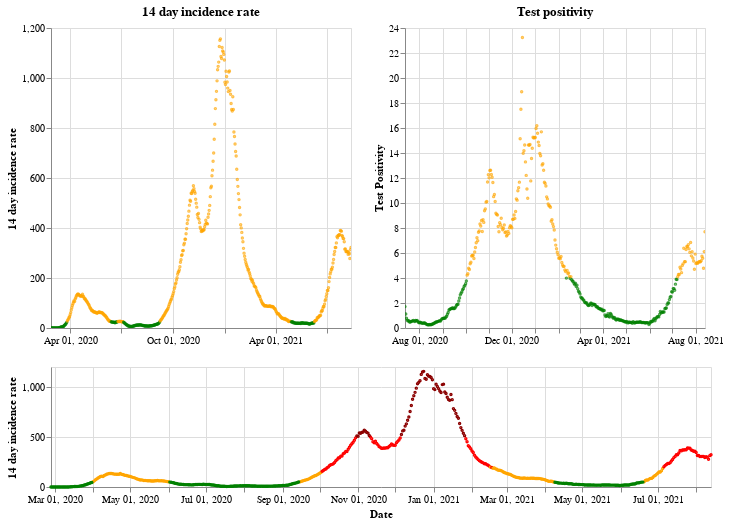

Here is the notebook cell this chart was saved with:
### Markdown cell above
## Wales

### Code cell
plot_traffic_light('Wales')

### Figure 1 — Vega-Lite specification as saved in the notebook (floating-point values rounded to 4 significant figures; data arrays with more than 128 entries replaced by an {"elided": "..."} marker saying what was removed)
{"config": {"view": {"continuousWidth": 400, "continuousHeight": 300}}, "vconcat": [{"hconcat": [{"mark": {"type": "point", "size": 2}, "encoding": {"color": {"condition": {"value": "green", "test": "(datum.twoWeeklyCasesRate <= 25)"}, "value": "orange"}, "tooltip": [{"type": "nominal", "field": "areaName"}, {"type": "temporal", "field": "date"}, {"type": "quantitative", "field": "twoWeeklyCasesRate"}, {"type": "quantitative", "field": "testPositivity"}], "x": {"type": "temporal", "axis": {"title": ""}, "field": "date", "scale": {"domain": {"selection": "DateBrush"}}, "timeUnit": "yearmonthdate"}, "y": {"type": "quantitative", "axis": {"title": "14 day incidence rate"}, "field": "twoWeeklyCasesRate"}}, "title": "14 day incidence rate", "width": 300}, {"mark": {"type": "point", "size": 2}, "encoding": {"color": {"condition": {"value": "green", "test": "(datum.testPositivity <= 4)"}, "value": "orange"}, "tooltip": [{"type": "nominal", "field": "areaName"}, {"type": "temporal", "field": "date"}, {"type": "quantitative", "field": "twoWeeklyCasesRate"}, {"type": "quantitative", "field": "testPositivity"}], "x": {"type": "temporal", "axis": {"title": ""}, "field": "date", "scale": {"domain": {"selection": "DateBrush"}}, "timeUnit": "yearmonthdate"}, "y": {"type": "quantitative", "axis": {"title": "Test Positivity"}, "field": "testPositivity"}}, "title": "Test positivity", "width": 300}]}, {"layer": [{"mark": {"type": "point", "size": 2}, "encoding": {"color": {"condition": {"value": "orange", "test": "(((datum.testPositivity < 4) && (datum.twoWeeklyCasesRate >= 50)) && (datum.twoWeeklyCasesRate < 200))"}, "value": "red"}, "opacity": {"condition": {"value": 1, "test": "((datum.twoWeeklyCasesRate >= 50) && (datum.twoWeeklyCasesRate < 500))"}, "value": 0}, "tooltip": [{"type": "nominal", "field": "areaName"}, {"type": "temporal", "field": "date"}, {"type": "quantitative", "field": "twoWeeklyCasesRate"}, {"type": "quantitative", "field": "testPositivity"}], "x": {"type": "temporal", "axis": {"title": "Date"}, "field": "date", "timeUnit": "yearmonthdate"}, "y": {"type": "quantitative", "axis": {"title": "14 day incidence rate"}, "field": "twoWeeklyCasesRate"}}, "selection": {"DateBrush": {"type": "interval", "encodings": ["x"], "fields": ["Time"]}}}, {"mark": {"type": "point", "size": 2}, "encoding": {"color": {"value": "darkred"}, "opacity": {"condition": {"value": 1, "test": "(datum.twoWeeklyCasesRate >= 500)"}, "value": 0}, "tooltip": [{"type": "nominal", "field": "areaName"}, {"type": "temporal", "field": "date"}, {"type": "quantitative", "field": "twoWeeklyCasesRate"}, {"type": "quantitative", "field": "testPositivity"}], "x": {"type": "temporal", "axis": {"title": "Date"}, "field": "date", "timeUnit": "yearmonthdate"}, "y": {"type": "quantitative", "axis": {"title": "14 day incidence rate"}, "field": "twoWeeklyCasesRate"}}}, {"mark": {"type": "point", "size": 2}, "encoding": {"color": {"condition": {"value": "green", "test": "((datum.testPositivity < 4) && (datum.twoWeeklyCasesRate < 50))"}, "value": "orange"}, "opacity": {"condition": {"value": 1, "test": "(datum.twoWeeklyCasesRate < 50)"}, "value": 0}, "tooltip": [{"type": "nominal", "field": "areaName"}, {"type": "temporal", "field": "date"}, {"type": "quantitative", "field": "twoWeeklyCasesRate"}, {"type": "quantitative", "field": "testPositivity"}], "x": {"type": "temporal", "axis": {"title": "Date"}, "field": "date", "timeUnit": "yearmonthdate"}, "y": {"type": "quantitative", "axis": {"title": "14 day incidence rate"}, "field": "twoWeeklyCasesRate"}}}], "height": 120, "width": 660}], "data": {"name": "data-c1e27e864aaee4cd368f228dc32b0aa9"}, "$schema": "https://vega.github.io/schema/vega-lite/v4.8.1.json", "datasets": {"data-c1e27e864aaee4cd368f228dc32b0aa9": {"elided": "534 records"}}}
